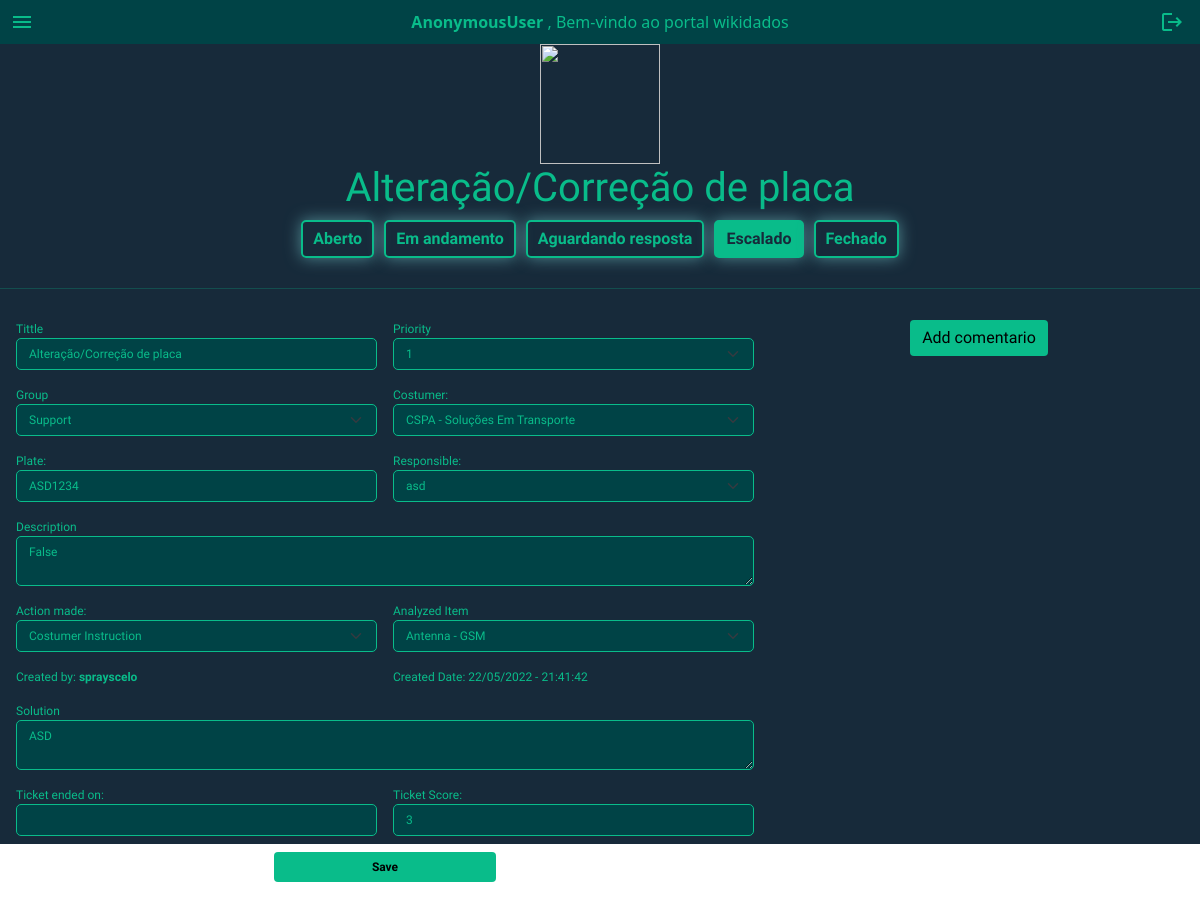
The app's page /tickets/28, older data.
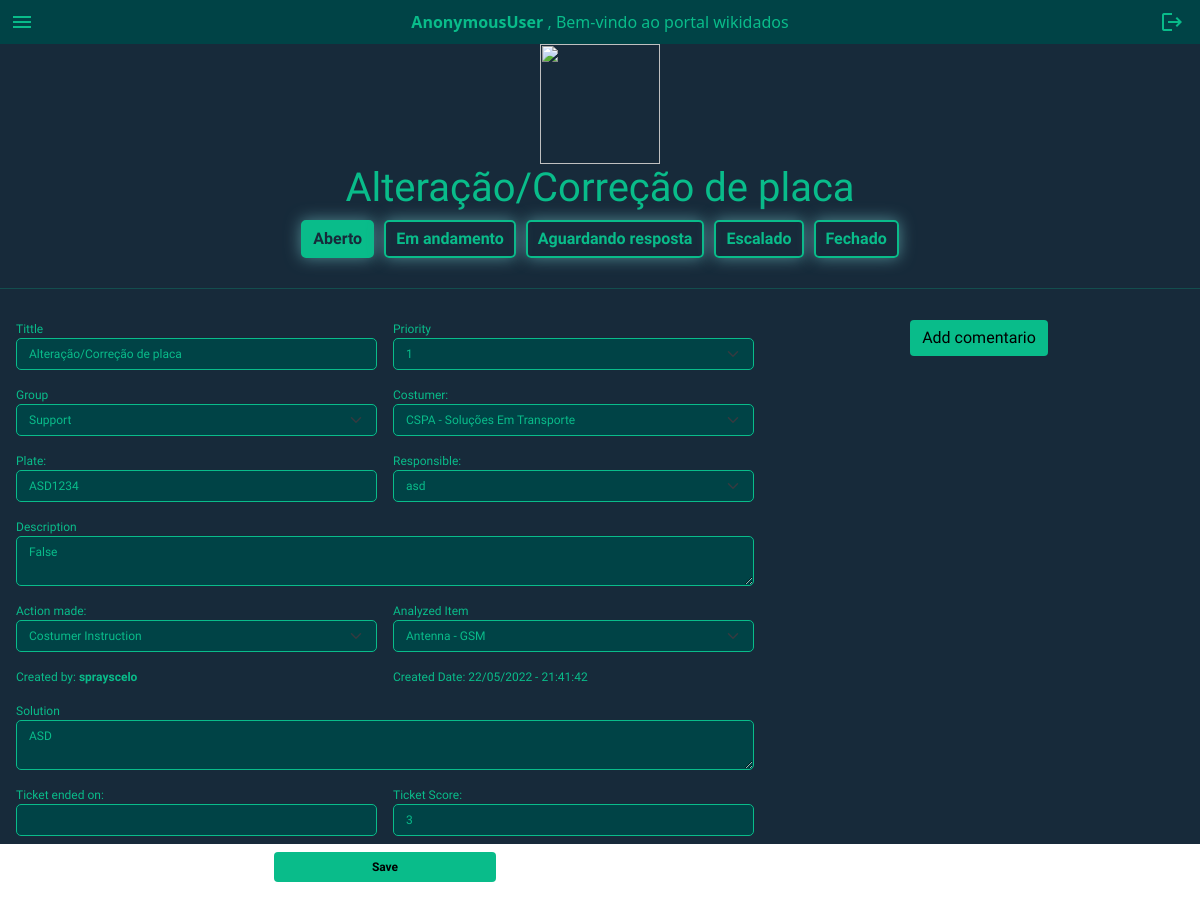
The same page, newer data.
### FinalProject/views.py (the view, shortened to what this page needs)
def ticketDetails(request, ticketID):
   ticketDetails = Ticket.objects.get(id=ticketID)
   newComment(request, ticketID, Ticket)
   return render(request, "final/tickets.html", {
      "ticketDetails": ticketDetails,
      "ticketStatus": ticketStatusChoices,
      "ticketPriority": priorityChoices,
      "Users": Users,
      "ticketActionMade": ActionMade,
      "ticketAnalyzedItens": AnalyzedItens,
      "ticketGroup": ticketGroup,
      "allCostumers": Costumer.objects.all(),
      })

### FinalProject/models.py (called while the page is built)
    def __str__(self):
        return f"{self.name}"

### FinalProject/views.py (called while the page is built)
def newComment(request, moduleID, module):
   if "commentContent" in request.POST:
         newComment = Comment(user=request.user, content=request.POST.get("commentContent", False))
         newComment.save()
         CommentLink = module.objects.get(id=moduleID)
         CommentLink.comments.add(newComment)
         CommentLink.save()

### FinalProject/templates/final/tickets.html (shortened to what the changed rows need)
{%extends "final/layout.html" %}
{% load static %}
{% block tickets %}
{% if allTickets %}
<h1 class="text-center">Tickets Visualization</h1>
<div id="ticketsContainer">
        <div id="ticketHeader">
            <span> ID </span>
            <span> Tittle </span>
            <span> Costumer </span>
            <span> Plate </span>
            <span> Responsible </span>
            <span> Priority</span>
            <span> Created Date </span>
        </div>
    {% for ticket in allTickets %}
        <div id="allTickets">
            <a href="{% url 'ticketDetails' ticket.id %}" class="btn btn-light" >
                <span> {{ ticket.id }}</span>
                <span> {{ ticket.tittle }}</span>
                <span> {{ ticket.costumer.name }}</span>
                <span> {{ ticket.plate }}</span>
                <span> {{ ticket.responsible }}</span>
                <span> {{ ticket.priority }}</span>
                <span> {{ ticket.createDate|date:"d/m/Y - H:i:s" }}</span>
            </a>
        </div>
    {% endfor  %}
</div>
{% elif ticketDetails %}
<div id="mainTicketDetailsContainer">
    <div class="text-center">
        <h1> {{ticketDetails.tittle}}</h1>
    </div>
    <div class="text-center" id="ticketDetailsStatusContainer">
        {% for status in ticketStatus%}
            <button type="button" data-status="{{ ticketDetails.status }}" data-id="{{ ticketDetails.id }}" id="ticketDetailstStatus" class="neonButton">{{status.1}}</button>
        {% endfor%}
    </div>
    <link rel="stylesheet" href="{% static 'tickets.css' %}">
</div>
{% endif %}
{%endblock%}

Row changes from the older to the newer data that the page shows:
changed Ticket "Alteração/Correção de placa": status "Escalado" → "Aberto" (drawn)
